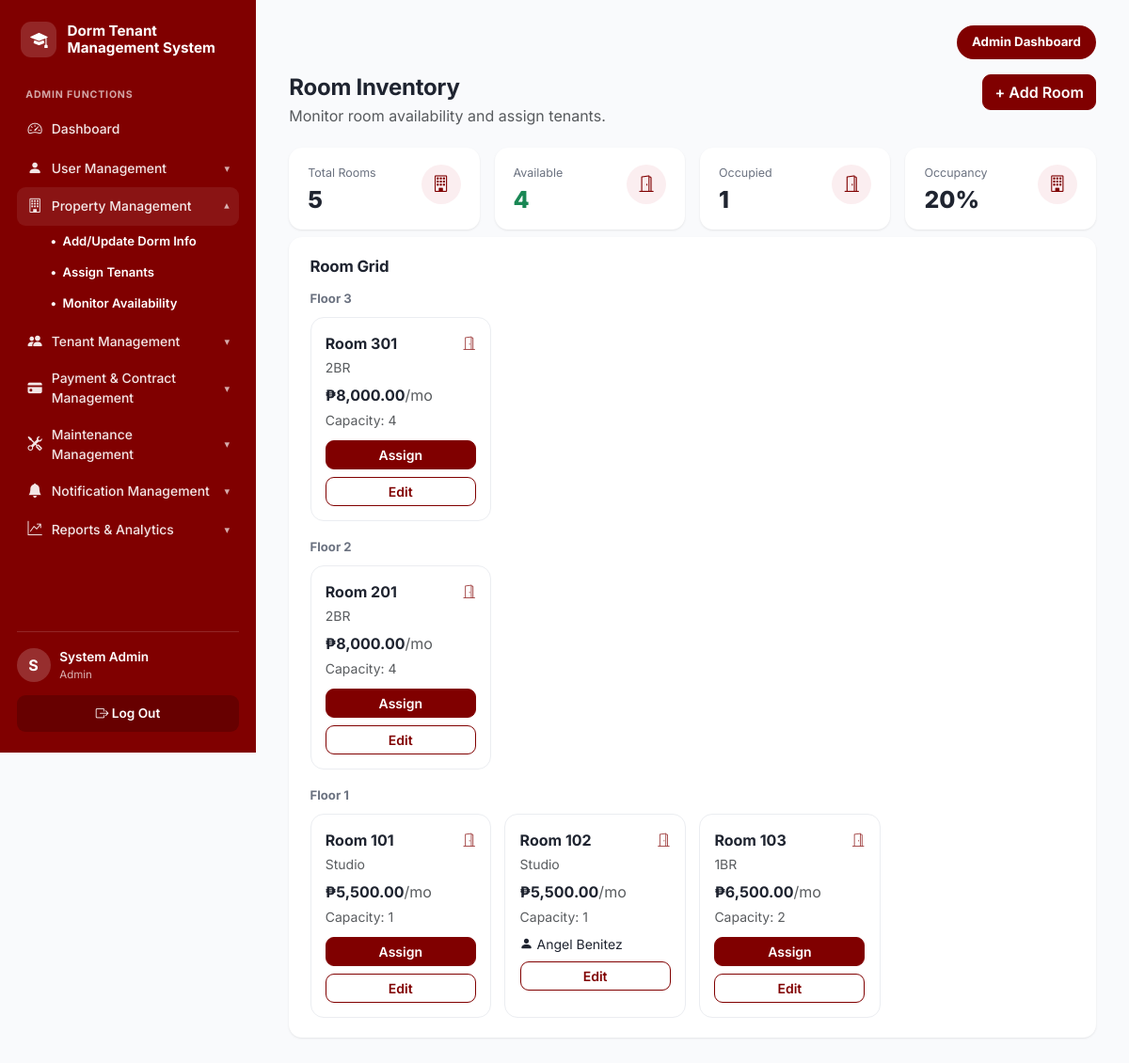
/admin/rooms.php (signed in), run on the app's committed database.
### tables this page shows
CREATE TABLE dorm_rooms (
  room_id      INT UNSIGNED AUTO_INCREMENT PRIMARY KEY,
  room_number  VARCHAR(10)  NOT NULL,
  room_type    VARCHAR(50)  NOT NULL,         
  capacity     TINYINT UNSIGNED NOT NULL DEFAULT 1,
  monthly_rate DECIMAL(10,2) NOT NULL,
  floor_number TINYINT NOT NULL DEFAULT 1,
  status       ENUM('Available','Occupied','Under Maintenance','Reserved')
               NOT NULL DEFAULT 'Available',
  description  TEXT,
  date_added   TIMESTAMP NOT NULL DEFAULT CURRENT_TIMESTAMP,
  UNIQUE KEY uq_room_number (room_number),
  INDEX idx_room_status (status),
  INDEX idx_room_type (room_type)
);

CREATE TABLE users (
  user_id       INT UNSIGNED AUTO_INCREMENT PRIMARY KEY,
  first_name    VARCHAR(50)  NOT NULL,
  last_name     VARCHAR(50)  NOT NULL,
  email         VARCHAR(100) NOT NULL,
  password_hash VARCHAR(255) NOT NULL,
  reset_otp         VARCHAR(10) DEFAULT NULL,
  reset_otp_expires DATETIME DEFAULT NULL,
  password_changed_at DATETIME DEFAULT NULL,
  age           TINYINT UNSIGNED DEFAULT NULL,
  phone         VARCHAR(20)  DEFAULT NULL,
  role          ENUM('admin','tenant') NOT NULL DEFAULT 'tenant',
  is_active     BOOLEAN NOT NULL DEFAULT TRUE,
  last_login    DATETIME DEFAULT NULL,
  date_created  TIMESTAMP NOT NULL DEFAULT CURRENT_TIMESTAMP,
  UNIQUE KEY uq_users_email (email),
  INDEX idx_users_role (role)
);

### includes/functions.php (called while the page is built, shortened)
<?php
function clean(?string $value): string
{
    return htmlspecialchars(trim($value ?? ''), ENT_QUOTES, 'UTF-8');
}
function peso($amount): string
{
    return '₱' . number_format((float) $amount, 2);
}

### admin/rooms.php (the view, shortened to what this page needs)
<?php
$db = get_db();
$totalRooms  = (int) $db->query('SELECT COUNT(*) c FROM dorm_rooms')->fetch()['c'];
$available   = (int) $db->query("SELECT COUNT(*) c FROM dorm_rooms WHERE status='Available'")->fetch()['c'];
$occupied    = (int) $db->query("SELECT COUNT(*) c FROM dorm_rooms WHERE status='Occupied'")->fetch()['c'];
$occupancyRate = $totalRooms > 0 ? round(($occupied / $totalRooms) * 100) : 0;
$rooms = $db->query("
    SELECT r.*, u.first_name, u.last_name
    FROM dorm_rooms r
    LEFT JOIN tenants t ON t.room_id = r.room_id AND t.status = 'Active'
    LEFT JOIN users u ON u.user_id = t.user_id
    ORDER BY r.floor_number, r.room_number
")->fetchAll();
include __DIR__ . '/../includes/header.php';
?>
<div class="page-header">
  <div><h1>Room Inventory</h1><p class="text-muted">Monitor room availability and assign tenants.</p></div>
  <button type="button" class="btn btn-maroon" data-bs-toggle="modal" data-bs-target="#roomModal">+ Add Room</button>
</div>
<div class="stat-grid stat-grid-4">
  <div class="stat-card"><div class="stat-card-body"><div class="stat-label">Total Rooms</div><div class="stat-value"><?= $totalRooms ?></div></div><div class="stat-icon stat-icon-outline"><i class="bi bi-building"></i></div></div>
  <div class="stat-card"><div class="stat-card-body"><div class="stat-label">Available</div><div class="stat-value text-success"><?= $available ?></div></div><div class="stat-icon stat-icon-outline"><i class="bi bi-door-open"></i></div></div>
  <div class="stat-card"><div class="stat-card-body"><div class="stat-label">Occupied</div><div class="stat-value"><?= $occupied ?></div></div><div class="stat-icon stat-icon-outline"><i class="bi bi-door-open"></i></div></div>
  <div class="stat-card"><div class="stat-card-body"><div class="stat-label">Occupancy</div><div class="stat-value"><?= $occupancyRate ?>%</div></div><div class="stat-icon stat-icon-outline"><i class="bi bi-building"></i></div></div>
</div>
<div class="panel mt-2" id="rooms">
  <div class="panel-header"><h2>Room Grid</h2></div>
  <?php
    $byFloor = [];
    foreach ($rooms as $r) { $byFloor[(int) $r['floor_number']][] = $r; }
    krsort($byFloor);
  ?>
  <?php foreach ($byFloor as $floorNum => $floorRooms): ?>
    <div class="floor-group">
      <div class="floor-label">Floor <?= $floorNum ?></div>
      <div class="room-grid">
        <?php foreach ($floorRooms as $r): ?>
          <div class="room-card">
            <div class="room-card-top">
              <strong>Room <?= clean($r['room_number']) ?></strong>
              <span class="door-icon"><i class="bi bi-door-open"></i></span>
            </div>
            <div class="text-muted small"><?= clean($r['room_type']) ?></div>
            <div class="room-card-rate"><?= peso($r['monthly_rate']) ?><span class="text-muted fw-normal">/mo</span></div>
            <div class="text-muted small mt-1">Capacity: <?= (int) $r['capacity'] ?></div>
            <?php if ($r['first_name']): ?>
              <div class="small mt-2"><i class="bi bi-person-fill"></i> <?= clean($r['first_name'] . ' ' . $r['last_name']) ?></div>
            <?php elseif ($r['status'] === 'Available'): ?>
              <div class="room-card-actions">
                <button type="button" class="btn btn-sm btn-maroon" data-bs-toggle="modal" data-bs-target="#assignModal"
                  data-room-id="<?= $r['room_id'] ?>" data-room-number="<?= clean($r['room_number']) ?>">Assign</button>
              </div>
            <?php else: ?>
              <div class="small mt-2"><span class="badge badge-<?= status_badge_class($r['status']) ?>"><?= clean($r['status']) ?></span></div>
            <?php endif; ?>
            <div class="room-card-actions mt-2">
              <button type="button" class="btn btn-sm btn-outline-maroon edit-room-btn" data-bs-toggle="modal" data-bs-target="#roomModal"
                data-id="<?= $r['room_id'] ?>" data-number="<?= clean($r['room_number']) ?>" data-type="<?= clean($r['room_type']) ?>"
                data-capacity="<?= (int) $r['capacity'] ?>" data-rate="<?= clean((string) $r['monthly_rate']) ?>" data-floor="<?= (int) $r['floor_number'] ?>"
                data-description="<?= clean($r['description'] ?? '') ?>">Edit</button>
            </div>
          </div>
        <?php endforeach; ?>
      </div>
    </div>
  <?php endforeach; ?>
</div>
<?php
include __DIR__ . '/../includes/footer.php';
?>

### assets/css/style.css (style rules this page uses)
:root { --maroon: #800000; --maroon-dark: #5c1115; --maroon-darker: #47080b; --maroon-light: #a12238; --maroon-soft: #fbeef0; --maroon-tint: rgba(255,255,255,.10); --bg: #f9fafc; --card-bg: #ffffff; --text: #1f2430; --text-muted: #6b7280; --border: #ebedf1; --radius: 14px; --radius-sm: 9px; --radius-lg: 22px; --shadow: 0 1px 3px rgba(20, 10, 12, 0.05), 0 1px 2px rgba(20, 10, 12, 0.04); --shadow-lg: 0 20px 50px rgba(40, 5, 10, .18); --blue-bg: #dbe7fb; --blue-text: #2f5fc4; --green-bg: #dcf3e3; --green-text: #1e8a4c; --amber-bg: #faf1c6; --amber-text: #9a7a09; --red-bg: #fadadb; --red-text: #c23b3f; --gray-bg: #e8e9ed; --gray-text: #5b6270; }
* { box-sizing: border-box; }
body { font-family: 'Inter', -apple-system, BlinkMacSystemFont, 'Segoe UI', sans-serif; background: var(--bg); color: var(--text); margin: 0; }
h1, h2, h3 { font-weight: 700; letter-spacing: -0.01em; }
.page-header { display: flex; justify-content: space-between; align-items: flex-start; gap: 1rem; flex-wrap: wrap; margin-bottom: 1.4rem; }
.page-header h1 { font-size: 1.5rem; margin: 0 0 .2rem; }
.page-header p { margin: 0; color: var(--text-muted); }
.stat-grid { display: grid; grid-template-columns: repeat(4, 1fr); gap: 1rem; }
.stat-grid-4 { grid-template-columns: repeat(4, 1fr); }
.stat-card { background: var(--card-bg); border-radius: var(--radius); padding: 1.1rem 1.25rem; box-shadow: var(--shadow); display: flex; justify-content: space-between; align-items: flex-start; gap: .6rem; }
.stat-card-body { min-width: 0; }
.stat-label { font-size: .78rem; color: var(--text-muted); margin-bottom: .35rem; }
.stat-value { font-size: 1.55rem; font-weight: 800; line-height: 1.1; }
.stat-icon { width: 42px; height: 42px; border-radius: 50%; flex-shrink: 0; display: flex; align-items: center; justify-content: center; font-size: 1.1rem; }
.stat-icon-outline { background: var(--maroon-soft); color: var(--maroon); }
.panel { background: var(--card-bg); border-radius: var(--radius); padding: 1.3rem 1.4rem; box-shadow: var(--shadow); margin-bottom: 0; }
.panel-header { display: flex; justify-content: space-between; align-items: center; margin-bottom: .9rem; gap: .75rem; flex-wrap: wrap; }
.panel-header h2 { font-size: 1.05rem; margin: 0; }
.btn-maroon { background: var(--maroon); border-color: var(--maroon); color: #fff; font-weight: 600; border-radius: var(--radius-sm); }
.btn-outline-maroon { border: 1px solid var(--maroon); color: var(--maroon); font-weight: 600; background: transparent; border-radius: var(--radius-sm); }
.btn { border-radius: var(--radius-sm); }
.floor-group { margin-bottom: 1.1rem; }
.floor-group:last-child { margin-bottom: 0; }
.floor-label { font-size: .82rem; font-weight: 700; color: var(--text-muted); margin-bottom: .6rem; }
.room-grid { display: grid; grid-template-columns: repeat(auto-fill, minmax(190px, 1fr)); gap: .9rem; }
.room-card { border: 1px solid var(--border); border-radius: var(--radius); padding: .95rem; }
.room-card-top { display: flex; justify-content: space-between; align-items: center; margin-bottom: .2rem; }
.room-card-top .door-icon { color: var(--maroon); opacity: .75; font-size: .9rem; }
.room-card-rate { font-weight: 700; margin-top: .4rem; }
.room-card-actions { display: flex; gap: .4rem; margin-top: .7rem; }
.room-card-actions .btn { flex: 1; }

### data on the page
dorm_rooms: room_number "301", room_type "2BR", monthly_rate "₱8,000.00", capacity "4"
dorm_rooms: room_number "201", room_type "2BR", monthly_rate "₱8,000.00", capacity "4"
dorm_rooms: room_number "101", room_type "Studio", monthly_rate "₱5,500.00", capacity "1"
dorm_rooms: room_number "102", room_type "Studio", monthly_rate "₱5,500.00", capacity "1", users.first_name+last_name "Angel Benitez"
dorm_rooms: room_number "103", room_type "1BR", monthly_rate "₱6,500.00", capacity "2"

### other printed values
$label "User Management"
$label "Property Management"
$subLabel "Add/Update Dorm Info"
$subLabel "Assign Tenants"
$subLabel "Monitor Availability"
$label "Tenant Management"
$label "Payment & Contract Management"
$label "Maintenance Management"
$label "Notification Management"
$label "Reports & Analytics"
substr($_SESSION['first_name'] ?? '?', 0, 1) "S"
$role "Admin"
$totalRooms "5"
$available "4"
$occupied "1"
